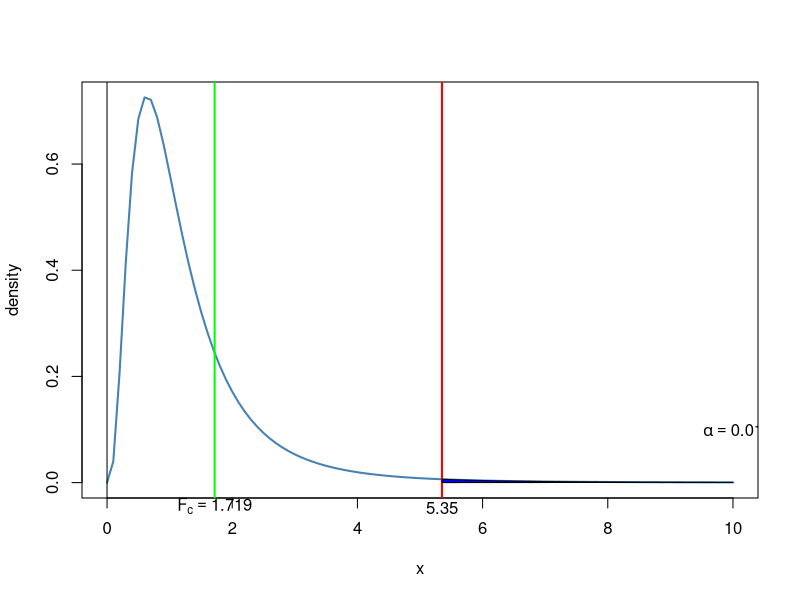

Generate this figure with R:
#page no: 515-516
library(MASS)
n1=10
n2=10
s1sq=52.3
s2sq=89.9
f_stat=round((s2sq)/(s1sq),3)
alpha=0.01
df1=n1-1
df2=n2-1
t_critical=round(qf(1- alpha,df1=df1,df2=df2),3)
if(f_stat<=t_critical)
{
  print("Accept H0")
}else
{
  print("Reject H0") 
}
print(paste("the critical value ",t_critical))
print(paste("the f-static ",f_stat))
x<-seq(0,10,length=100)
curve(df(x,df1=df1,df2=df2),from=0,to=10,
      ylab="density",
      lwd=2,
      col='steelblue')
y<-df(x,df1=df1,df2=df2)
abline(v=0)
abline(v=t_critical,lwd=2,col='red')
abline(v=f_stat,lwd=2,col='green')
polygon(c(x[x>=t_critical],t_critical ),c(y[x>=t_critical],0),col="blue")
text(10,0.1,expression(alpha ==0.01))
mtext((expression(F[c]==1.719)),side=1,at=f_stat,cex=1)
mtext(round(t_critical,2),side=1,at=t_critical,cex=1)
#The answer provided in the textbook is wrong.